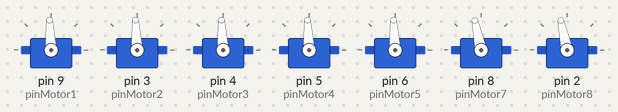
Recording of a sketch running on a simulated Arduino Uno, built with avr-gcc and run on an emulated ATmega328P. On the bench: 7 × servo. What the sketch prints to the serial monitor is not drawn.

Above: at 3.05 s.
At 12.0 s:
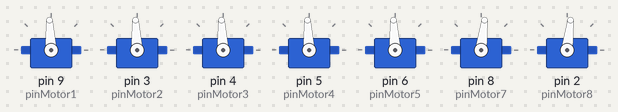
Timing chart, 0 to 21.2 s (numbered marks = the images above):
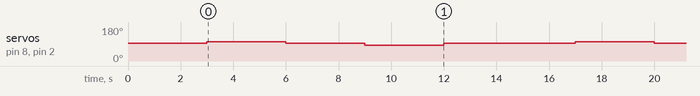

Measured:
- by itself, servo on pin 8 (pinMotor7), servo on pin 2 (pinMotor8): repeats every 14.0 s: 93° 3.0 s, 83° 3.0 s, 93° 5.0 s, 102° 3.0 s

The sketch:

ThrusterController.ino
```cpp
#include <Servo.h>

Servo motor1;
Servo motor2;
Servo motor3;
Servo motor4;
Servo motor5;
Servo motor7;
Servo motor8;

int pinMotor1 = 9;
int pinMotor2 = 3;
int pinMotor3 = 4;
int pinMotor4 = 5;
int pinMotor5 = 6;
int pinMotor7 = 8;
int pinMotor8 = 2;

void setup() {
  Serial.begin(9600);

  motor1.attach(pinMotor1);
  motor2.attach(pinMotor2);
  motor3.attach(pinMotor3);
  motor4.attach(pinMotor4);
  motor5.attach(pinMotor5);
  motor7.attach(pinMotor7);
  motor8.attach(pinMotor8);

  // Initialize all motors at stop
  stopAll();

  delay(3000); // Time for ESC
  Serial.println("Arduino listo para recibir comandos");
}

void stopAll() {
  motor1.writeMicroseconds(1500);
  motor2.writeMicroseconds(1500);
  motor3.writeMicroseconds(1500);
  motor4.writeMicroseconds(1500);
  motor5.writeMicroseconds(1500);
  motor7.writeMicroseconds(1500);
  motor8.writeMicroseconds(1500);
}

void forward() {
  motor7.writeMicroseconds(1600);
  motor8.writeMicroseconds(1600);
}

void back() {
  motor7.writeMicroseconds(1400);
  motor8.writeMicroseconds(1400);
}

void left() {
  motor1.writeMicroseconds(1400);
  motor2.writeMicroseconds(1600);
}

void right() {
  motor1.writeMicroseconds(1600);
  motor2.writeMicroseconds(1400);
}

void up() {
  motor5.writeMicroseconds(1600);
}

void down() {
  motor5.writeMicroseconds(1400);
}

void loop() {
 /* if (Serial.available() > 0) {
    char command = Serial.read();

    switch (command) {
      case 'F': forward(); break;
      case 'B': back(); break;
      case 'L': left(); break;
      case 'R': right(); break;
      case 'U': up(); break;
      case 'D': down(); break;
      case 'S': stopAll(); break;
    }

    delay(2000);
    stopAll();
  }*/
  forward();
  delay(3000);
  stopAll();
  delay(3000);
  back();
  delay(3000);
  stopAll();
  delay(5000);
}
```
